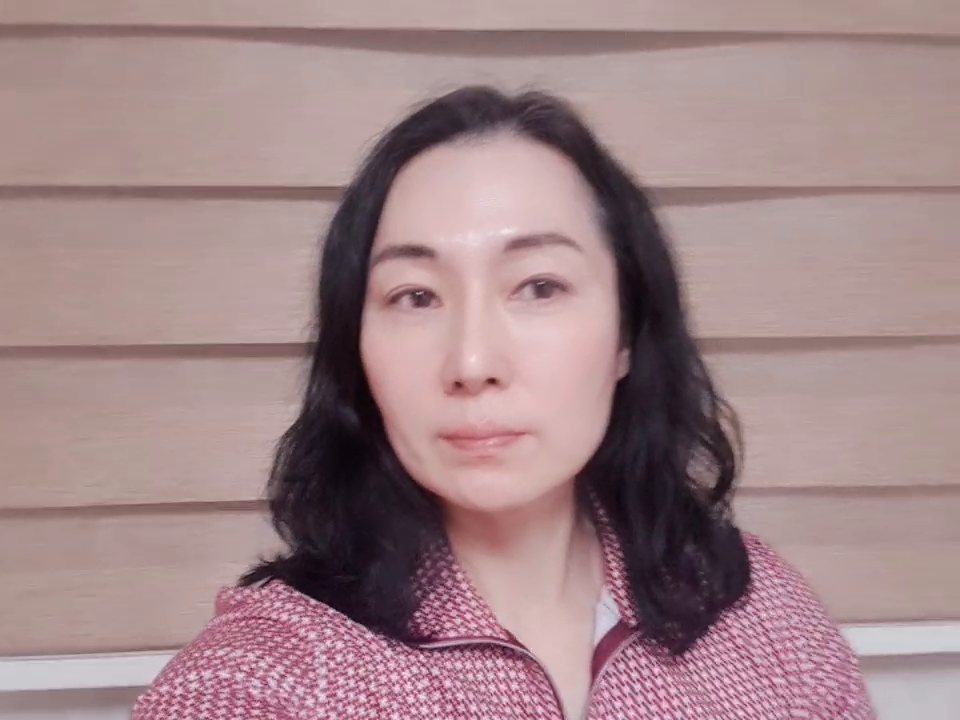
#> input picture frame 17 of images/video2.mp4, 960 x 720 px
$ jupyter execute --allow-errors G14_video_sticker_app.ipynb
#> lines starting #> are read from the running program, lines starting #| are printed output that depends on the picture
# 평가 루브릭

아래의 기준을 바탕으로 프로젝트를 평가합니다.

## 평가문항	상세기준

### 1. 웹캠을 통한 스티커앱을 실행하고 다각도로 문제점을 분석하여 보았다.
- 거리, 인원수, 각도 등 다양한 측면에서의 문제점과 기술적 대안을 정리하였다.

### 2. 스티커앱 초기버전이 가진 예외사항들을 분석하여 수정하였다.
- 프레임 좌표범위 예외처리 관련 오류를 수정하였다.

### 3. 칼만 필터를 웹캠 스티커앱에 적용하여 스티커의 안정성을 높여 보았다.
- 칼만 필터를 적용한 스티커앱을 작성하여 실행해 보고 안정성 여부를 확인하였다.

# ★ 프로젝트 (1) moviepy로 비디오 처리하기

- 먼저 우리는 동영상을 쉽게 다룰 수 있는 방법을 찾고 있습니다. 그래서 대안으로 떠오른 것은 moviepy라는 파이썬 기반의 동영상 처리 라이브러리입니다.

1. moviepy 를 이용해서 주피터 노트북 상에서 비디오를 읽고 쓰는 프로그램을 작성해 주세요.

[cell 1]
from moviepy.editor import VideoClip, VideoFileClip
from moviepy.editor import ipython_display
import cv2
import numpy as np
import os

[cell 2]
# 읽기
video_path = os.getenv('HOME')+'/aiffel/video_sticker_app/images/video2.mp4'
#> (the rest of this cell did not finish here and is left out)

2. moviepy 로 읽은 동영상을 numpy 형태로 변환하고 영상 밝기를 50% 어둡게 만든 후에 저장해 주세요.

[cell 3]
# 읽기
video_path = os.getenv('HOME')+'/aiffel/video_sticker_app/images/video2.mp4'
#> (the rest of this cell did not finish here and is left out)

3. 영상을 읽고 쓰는 시간을 측정해 주세요. OpenCV를 사용할 때와 차이를 측정해 보세요.

[cell 4]
# CASE 1 : moviepy 사용
start = cv2.getTickCount()
#> (the rest of this cell did not finish here and is left out)

[cell 5]
# CASE 2 : OpenCV 사용
start = cv2.getTickCount()
vc = cv2.VideoCapture(video_path)

cv_video_path = os.getenv('HOME')+'/aiffel/video_sticker_app/images/cvresult.mp4'
fourcc = cv2.VideoWriter_fourcc(*'mp4v')
vw = cv2.VideoWriter(cv_video_path, fourcc, 30, (640,360))

vlen = int(vc.get(cv2.CAP_PROP_FRAME_COUNT))

for i in range(vlen):
    ret, img = vc.read()
    if ret == False: break

    img_result = cv2.resize(img, (640, 360)) * 0.5
    vw.write(img_result.astype(np.uint8))

time = (cv2.getTickCount() - start) / cv2.getTickFrequency()
print (f'[INFO] cv time : {time:.2f}ms')

4. moviepy 를 이용할 때의 장단점을 분석해 봅시다. 주피터 노트북에 답변을 작성해 코드와 함께 제출해 주세요.

# ★ 프로젝트 (2) 어디까지 만들고 싶은지 정의하기

### 1. 웹캠을 이용한 실시간 스티커앱을 만들어주세요.

- 코드를 webcam_sticker.py에 저장함

### 2. 스티커앱을 실행하고 얼굴을 찾지 못하는 거리를 기록해주세요.

- 일반적으로 약 15ch ~ 1m 30cm 범위 사이에서 얼굴 인식이 가능하다고 하는데,
- ***실제로 측정했을 때는 20cm ~ 1m 50m 범위 사이에서 얼굴 인식이 가능했다.***

### 3. yaw, pitch, roll 각도의 개념을 직접 실험해 보고, 정상적으로 스티커앱이 동작하는 범위를 기록해주세요.

- 일반적인 허용 범위는 아래와 같다고 알려져 있습니다.

    1. yaw (y축 기준 회전 → 높이 축) : -45 ~ 45도
    2. picth (x축 기준 회전 → 좌우 축) : -20 ~ 30도
    3. roll (z축 기준 회전 → 거리 축) : -45 ~ 45도


- ***실제 측정해 본 결과는 좀 더 못 미치는 것으로 측정되었다.***

    1. ***yaw : -50 ~ 50도***
    2. ***picth : -20 ~ 20도***
    3. ***roll : -50 ~ 50도***

### 4. 만들고 싶은 스티커앱의 스펙(허용 거리, 허용 인원 수, 허용 각도, 안정성)을 정해주세요.

- 기준의 이유를 어떻게 정했는지가 중요합니다. → 서비스 관점, 엔지니어링 관점으로 설명하면 좋습니다.

    1. ***거리 : 30cm ~ 60m → 너무 멀면 스티커가 거의 식별되지 않으므로 손으로 찍는다는 가정하에서 좀 더 가깝게 설정했다.***
    2. ***인원 수 : 4명 → 4인이 초과되면 화면에 개개인이 잘 나오지 않으므로 스티커를 붙여도 효과가 덜하기 때문이다.***
    3. ***허용 각도 : yaw : -50 ~ 50도, pitch : -20 ~ 20도, roll : -50 ~ 50도 → 편안하게 화면을 바라보면서 스티커가 억지스럽게 붙어있지 않는 각도도 설정했다.***
    4. ***안정성 : 위 조건을 만족하면서 FPPI (false positive per image) 기준 < 0.003, MR (miss rate) < 1 300장당 1번 에러 = 10초=30*10에 1번 에러 → 평범한 사람이 인식할 수 있는 FPS는 30정도 이므로 이 정도면 충분하다고 생각한다.**

# ★ 프로젝트 (3) 스티커 Out Bound 예외처리 하기

- 이전 스텝에서 만든 기본 웹캠 스티커앱의 문제점들을 찾아서 보완해 가도록 합시다.

### 1. 스티커앱에서 발생하는 예외 상황을 꼼꼼하게 기재해 주세요.

- 영상에서 왕관을 씌우는 부분이 좌우 경계 밖으로 나가거나, 위 아래 경계를 벋어나면 스티커가 없어진다.
- 얼굴이 카메라의 왼쪽 경제를 벗어나게 되면 프로그램이 멈추면서 아래와 같은 에러 메시지가 난다.

~~~
- cv2.error: opencv(4.4.0) /tmp/pip-req-build-xgme2194/opencv/modules/core/src/arithm.cpp:666: error: (-209:sizes of input arguments do not match) the operation is neither 'array op array' (where arrays have the same size and the same number of channels), nor 'array op scalar', nor 'scalar op array' in function 'arithm_op'
~~~

### 2. 문제가 어디에서 발생하는지 코드에서 확인합니다.

- 얼굴이 카메라 왼쪽 경계를 벗어나서 detection 되는 경우 refined_x 의 값이 음수되어,
- img_bgr[..., refined_x:...] 에서 numpy array의 음수 index에 접근하게 되므로 예외가 발생한다.

### 3. Out bound 오류(경계 밖으로 대상이 나가서 생기는 오류)를 해결해 주세요.

- newaddsticker.py의 img2sticker 메소드에서 아래 부분을 수정해 주었다.

~~~
    if refined_y < 0:
       img_sticker = img_sticker[-refined_y:]
       refined_y = 0

    if refined_x < 0:
       mg_sticker = img_sticker[:, -refined_x:]
       refined_x = 0
    elif refined_x + img_sticker.shape[1] >= img_orig.shape[1]:
       img_sticker = img_sticker[:, :-(img_sticker.shape[1]+refined_x-img_orig.shape[1])]
~~~

### 4. 다른 예외는 어떤 것들이 있는지 정의해 주세요. 어떤 것이 문제가 되는지 스스로 정해봅시다.

- 고개를 ***좌우***로 또는 ***상하***로 기울여도 왕관이 함께 기울이지지 않고 일정하게 수직으로 서 있어서 매우 어색하다. → 왕관의 모양도 같이 변형해 주는 로직이 필요하다.
- 고객을 ***앞으로 숙이거나, 뒤로 젖히면*** 왕관이 없어진다. → 얼굴의 코 위치를 인식해서 왕관의 위치를 찾으므로 얼굴의 코 위치가 식별이 되지 않으면 왕관을 붙힐 수가 없기 때문이다.
- 화면에서 ***거리가 멀어지면*** 왕관이 없어진다. → dlib detector_hog의 이미지 피라미드 수를 변경해서 성능을 향상 시켜 본다.

# ★ 프로젝트 (4) 스티커앱 분석 - 거리, 인원 수, 각도, 시계열 안정성

### 1. 멀어지는 경우에 왜 스티커앱이 동작하지 않는지 분석한다.

- detection, landmark, blending 단계 중 dlib detection이 문제이다.
- 거리가 멀어지면 detector_hog 단계에서 bbox 가 출력되지 않는다.

### 2. detector_hog의 문제를 해결해 본다.

- dlib_rects = detector_hog(img_rgb_vga, 1) # ← ***이미지 피라미드 수를 변경*** 하여 성능을 향상시킨다.
- 이 방법을 활용하여 img2sticker 메소드를 수정했다.
- 수정 후에 webcam_sticker.py 를 다시 한번 실행하여 스티커앱이 잘 실행되는지 확인해봤다.

### 3. 위에서 새롭게 시도한 방법의 문제점은 무엇인가?

- 속도가 현저히 느려집니다. 기존 30ms/frame 에서 120ms/frame 으로 약 4배 느려짐 → 실시간 구동이 불가능하다.

### 4. 실행시간을 만족할 수 있는 방법을 찾아본다.

- hog 디텍터를 딥러닝 기반 디텍터로 변경할 수 있다.
- hog 학습 단계에서 다양한 각도에 대한 hog 특징을 모두 추출해서 일반화 하기 어렵기 때문에 딥러닝 기반 검출기의 성능이 훨씬 좋다.
- opencv 는 intel cpu 을 사용할 때 dnn 모듈이 가속화를 지원하고 있으므로, mobilenet과 같은 작은 backbone 모델을 사용하고 ssd를 사용한다면 충분히 만족할 만한 시간과 성능을 얻을 수 있다.

### 5. 인원 수, 각도 등 각 문제에 대해서 1 - 4번을 반복해본다.

# ★ 프로젝트 (5) 칼만 필터 적용하기

### 1. 카메라 앞에서 가만히 있을 때 스티커의 움직임을 관찰해 본다. 어떤 문제가 발생하나요?

- 가만히 있어도 스티커의 크리가 일정하게 유지되지 않고, 떨리는 것처럼 보이는 현상이 발생한다.

### 2. 이론 강의에서 배운 칼만 필터를 적용해서 스티커 움직임을 안정화시켜 주세요.

- 칼만 필터를 구현한 모듈인 kalman.py와 이를 이용하여 tracker를 구현한 kpkf.py를 이용하여
- 칼만필터를 적용한 webcam_sticker_kf.py를 함께 첨부한다.
- 실행해 보면 현재는 웹캠이 아니라 샘플 동영상에 칼만필터가 적용된 것을 확인할 수 있다.
- 동영상 입력을 웹캠으로 바꾸면 우리가 만들고 있는 웹캠에도 동일하게 적용할 수 있다.
- webcam_sticker_kf.py를 참고하여 자신만의 webcam_sticker.py를 완성해 본다.

### 3. 칼만 필터를 적용한 최종 결과물 : ./images/result.mp4

- 결과물을 화면 캡쳐한 이미지 첨부


$ run again, starting later in the video
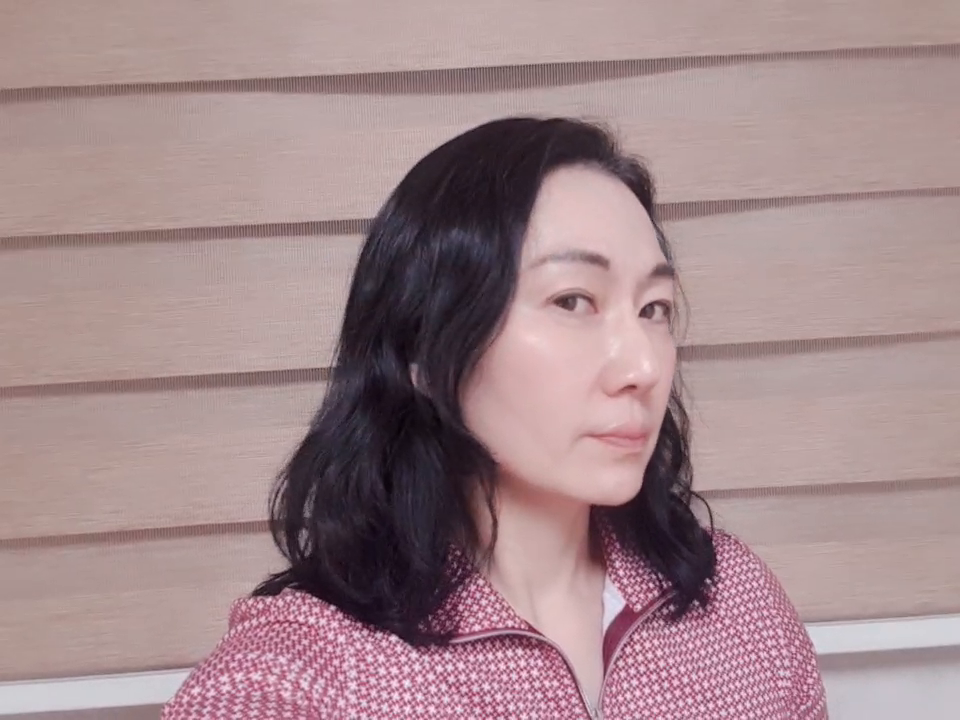
#> input picture frame 80 of images/video2.mp4, 960 x 720 px

$ run again, starting later in the video
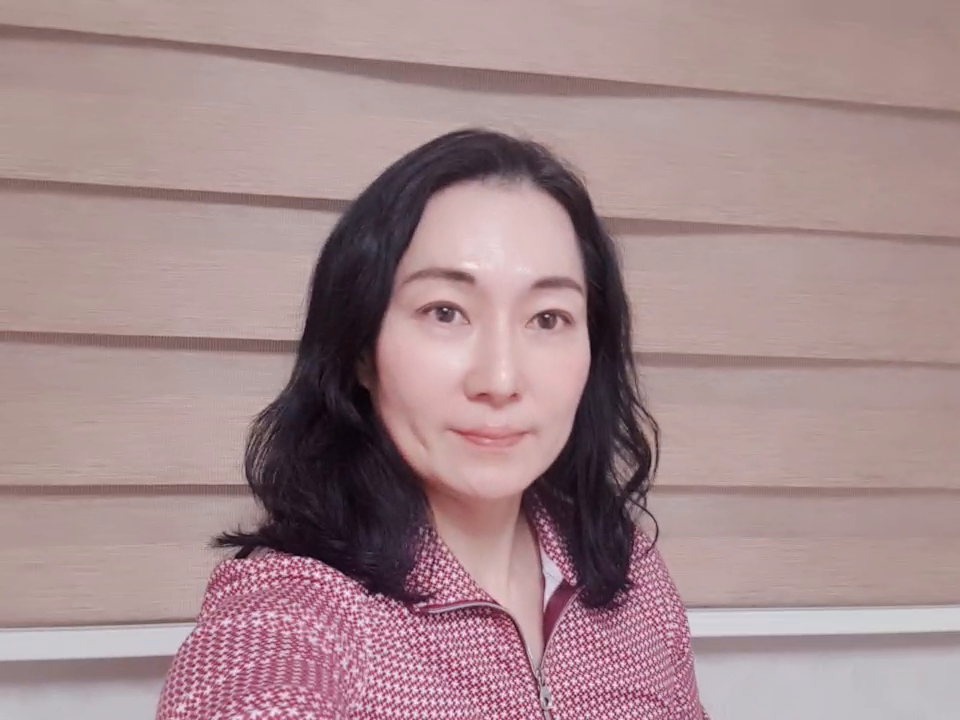
#> input picture frame 143 of images/video2.mp4, 960 x 720 px
